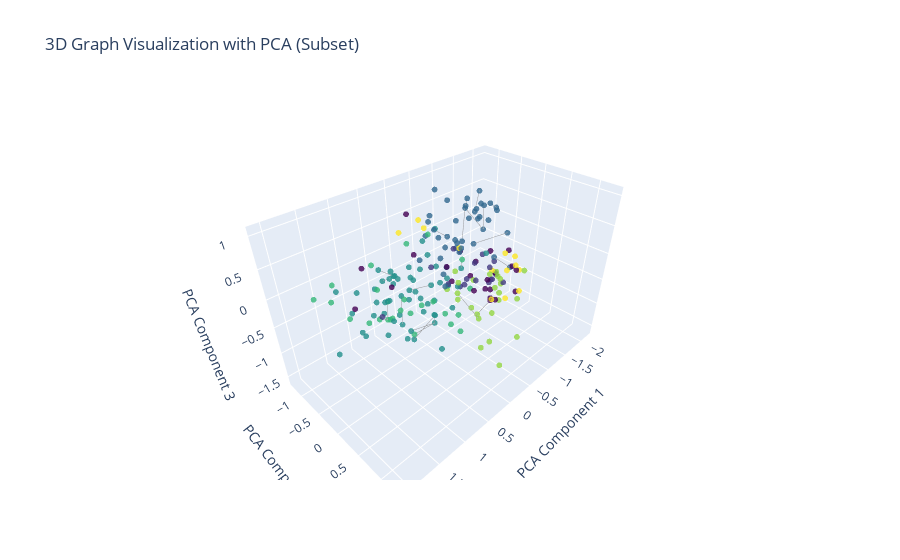

Source (notebook cell):
### Code cell
import numpy as np
def visualize_3d(z, color, edge_index, node_indices, num_nodes=200):
    G = nx.Graph()
    G.add_edges_from(edge_index.t().tolist())

    # Randomly select a subset of nodes
    selected_indices = np.random.choice(len(node_indices), size=num_nodes, replace=False)
    subset_node_indices = node_indices[selected_indices]
    selected_z = z[selected_indices]
    selected_color = color[selected_indices]

    # Perform PCA to reduce dimensionality to 3D
    pca = PCA(n_components=3)
    z_reduced = pca.fit_transform(selected_z)

    # Create a mapping from original node indices to new indices
    node_index_map = {old_idx: new_idx for new_idx, old_idx in enumerate(subset_node_indices)}

    edge_trace = []
    for edge in G.edges():
        if edge[0] in node_index_map and edge[1] in node_index_map:
            x0, y0, z0 = z_reduced[node_index_map[edge[0]]]
            x1, y1, z1 = z_reduced[node_index_map[edge[1]]]
            edge_trace.append(go.Scatter3d(
                x=[x0, x1], y=[y0, y1], z=[z0, z1],
                line=dict(width=0.8, color='#888'),
                hoverinfo='none',
                mode='lines'))

    node_trace = go.Scatter3d(
        x=z_reduced[:, 0], y=z_reduced[:, 1], z=z_reduced[:, 2],
        mode='markers',
        marker=dict(
            size=2,
            color=selected_color,  # Color by label
            colorscale='Viridis',
            opacity=0.8
        ),
        text=[str(i) for i in range(len(z_reduced))],
        hoverinfo='text'
    )

    fig = go.Figure(data=edge_trace + [node_trace],
                    layout=go.Layout(
                        title='3D Graph Visualization with PCA (Subset)',
                        showlegend=False,
                        scene=dict(
                            xaxis=dict(title='PCA Component 1'),
                            yaxis=dict(title='PCA Component 2'),
                            zaxis=dict(title='PCA Component 3'),
                        )
                    ))
    fig.show()

# Create a mapping of node indices present in the graph G
node_indices = torch.unique(test_data.edge_index.flatten()).cpu().numpy()
node_indices = node_indices[node_indices < test_data.x.size(0)]  # Ensure all indices are within bounds
color = test_data.y[node_indices].cpu().numpy() 

# Detach the Tensor Before Converting to NumPy
z = model.encode(test_data.x, test_data.edge_index).detach().cpu().numpy()
z = z[node_indices]  # Select only the embeddings of nodes present in the graph

# Debug prints
print(f"Number of nodes in test_data.x: {test_data.x.size(0)}")
print(f"Number of elements in color array: {len(color)}")
print(f"Shape of z (node embeddings): {z.shape}")
print(f"Shape of test_data.edge_index: {test_data.edge_index.shape}")

visualize_3d(z, color, test_data.edge_index.cpu(), node_indices)

### Figure 1 — Plotly figure (JSON) as saved in the notebook; plotly's stock layout.template omitted (floating-point values rounded to 4 significant figures; data arrays with more than 128 entries replaced by an {"elided": "..."} marker saying what was removed)
{"data": [{"hoverinfo": "none", "line": {"color": "#888", "width": 0.8}, "mode": "lines", "type": "scatter3d", "x": [0.1251, -0.1295], "y": [-0.6877, -0.4089], "z": [-1.599, -1.043]}, {"hoverinfo": "none", "line": {"color": "#888", "width": 0.8}, "mode": "lines", "type": "scatter3d", "x": [-1.321, -1.291], "y": [-0.5628, -0.6225], "z": [0.7911, 0.4096]}, {"hoverinfo": "none", "line": {"color": "#888", "width": 0.8}, "mode": "lines", "type": "scatter3d", "x": [-1.651, -0.8132], "y": [-0.7269, -0.4022], "z": [-0.09585, 0.7062]}, {"hoverinfo": "none", "line": {"color": "#888", "width": 0.8}, "mode": "lines", "type": "scatter3d", "x": [-1.651, -1.45], "y": [-0.7269, -0.5598], "z": [-0.09585, 0.4938]}, {"hoverinfo": "none", "line": {"color": "#888", "width": 0.8}, "mode": "lines", "type": "scatter3d", "x": [0.2342, -0.1287], "y": [0.8398, 0.7811], "z": [-0.1205, -0.08613]}, {"hoverinfo": "none", "line": {"color": "#888", "width": 0.8}, "mode": "lines", "type": "scatter3d", "x": [-1.138, -1.297], "y": [-0.02497, 0.1991], "z": [-0.1617, -0.3347]}, {"hoverinfo": "none", "line": {"color": "#888", "width": 0.8}, "mode": "lines", "type": "scatter3d", "x": [-2.179, -1.467], "y": [-0.8786, -0.4403], "z": [0.1076, 0.5647]}, {"hoverinfo": "none", "line": {"color": "#888", "width": 0.8}, "mode": "lines", "type": "scatter3d", "x": [0.5338, -0.1164], "y": [-0.2521, -0.4059], "z": [-0.8995, -1.2]}, {"hoverinfo": "none", "line": {"color": "#888", "width": 0.8}, "mode": "lines", "type": "scatter3d", "x": [-0.4767, -0.2719], "y": [-0.1476, 0.06217], "z": [-0.1395, 0.203]}, {"hoverinfo": "none", "line": {"color": "#888", "width": 0.8}, "mode": "lines", "type": "scatter3d", "x": [-0.6399, -0.527], "y": [-0.9397, -0.5117], "z": [0.1904, 0.2704]}, {"hoverinfo": "none", "line": {"color": "#888", "width": 0.8}, "mode": "lines", "type": "scatter3d", "x": [-0.9144, -1.581], "y": [-0.2922, -0.1243], "z": [0.0723, 0.08634]}, {"hoverinfo": "none", "line": {"color": "#888", "width": 0.8}, "mode": "lines", "type": "scatter3d", "x": [0.1366, 0.5449], "y": [-0.192, -0.2181], "z": [-0.1865, -0.09179]}, {"hoverinfo": "none", "line": {"color": "#888", "width": 0.8}, "mode": "lines", "type": "scatter3d", "x": [1.193, 1.046], "y": [-0.1042, -0.1152], "z": [-0.2043, -0.2998]}, {"hoverinfo": "none", "line": {"color": "#888", "width": 0.8}, "mode": "lines", "type": "scatter3d", "x": [-0.1295, -0.1164], "y": [-0.4089, -0.4059], "z": [-1.043, -1.2]}, {"hoverinfo": "none", "line": {"color": "#888", "width": 0.8}, "mode": "lines", "type": "scatter3d", "x": [-0.8132, -0.3897], "y": [-0.4022, -0.05497], "z": [0.7062, 0.4215]}, {"hoverinfo": "none", "line": {"color": "#888", "width": 0.8}, "mode": "lines", "type": "scatter3d", "x": [0.4097, -0.1164], "y": [-0.3271, -0.4059], "z": [-1.09, -1.2]}, {"hoverinfo": "none", "line": {"color": "#888", "width": 0.8}, "mode": "lines", "type": "scatter3d", "x": [-0.771, -0.7476], "y": [-0.3527, -0.3032], "z": [0.7734, 0.9191]}, {"hoverinfo": "none", "line": {"color": "#888", "width": 0.8}, "mode": "lines", "type": "scatter3d", "x": [1.046, 1.036], "y": [-0.1152, -0.08815], "z": [-0.2998, 0.0353]}, {"hoverinfo": "none", "line": {"color": "#888", "width": 0.8}, "mode": "lines", "type": "scatter3d", "x": [0.678, 0.7951], "y": [-0.2694, -0.09349], "z": [-0.6941, -0.002217]}, {"hoverinfo": "none", "line": {"color": "#888", "width": 0.8}, "mode": "lines", "type": "scatter3d", "x": [0.2957, 0.6855], "y": [0.9236, 0.8955], "z": [-0.1149, 0.4911]}, {"hoverinfo": "none", "line": {"color": "#888", "width": 0.8}, "mode": "lines", "type": "scatter3d", "x": [-0.08155, -0.3265], "y": [0.7966, 0.6957], "z": [-0.03225, -0.2397]}, {"hoverinfo": "none", "line": {"color": "#888", "width": 0.8}, "mode": "lines", "type": "scatter3d", "x": [0.6195, 0.7563], "y": [-0.4752, -0.646], "z": [0.07092, 0.1612]}, {"hoverinfo": "none", "line": {"color": "#888", "width": 0.8}, "mode": "lines", "type": "scatter3d", "x": [1.012, 1.025], "y": [-0.2055, -0.02184], "z": [0.2991, 0.4303]}, {"hoverinfo": "text", "marker": {"color": {"elided": "200 int values"}, "colorscale": [[0, "#440154"], [0.1111, "#482878"], [0.2222, "#3e4989"], [0.3333, "#31688e"], [0.4444, "#26828e"], [0.5556, "#1f9e89"], [0.6667, "#35b779"], [0.7778, "#6ece58"], [0.8889, "#b5de2b"], [1, "#fde725"]], "opacity": 0.8, "size": 2}, "mode": "markers", "text": {"elided": "200 str values"}, "type": "scatter3d", "x": {"elided": "200 float values"}, "y": {"elided": "200 float values"}, "z": {"elided": "200 float values"}}], "layout": {"scene": {"xaxis": {"title": {"text": "PCA Component 1"}}, "yaxis": {"title": {"text": "PCA Component 2"}}, "zaxis": {"title": {"text": "PCA Component 3"}}}, "showlegend": false, "title": {"text": "3D Graph Visualization with PCA (Subset)"}}}
